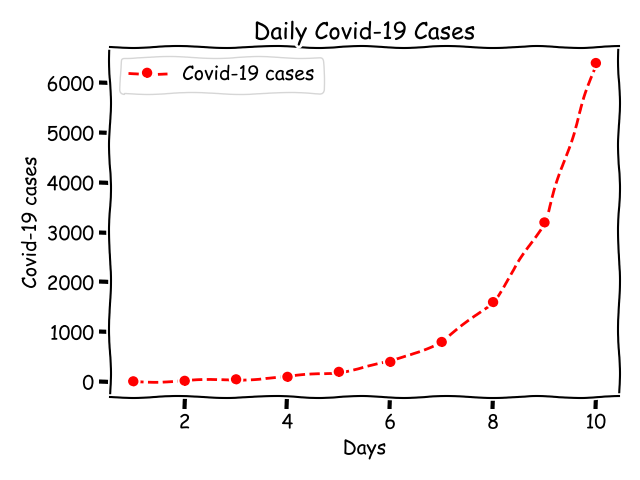

Reproduce this figure in Python.
from matplotlib import pyplot as plt
plt.xkcd()
days = [1, 2, 3, 4, 5, 6, 7, 8, 9, 10]
cases = [10, 20, 50, 100, 200, 400, 800, 1600, 3200, 6400]

plt.plot(days, cases, color='r', linestyle='--', marker='o', label='Covid-19 cases')
plt.xlabel('Days')
plt.ylabel('Covid-19 cases')
plt.title('Daily Covid-19 Cases')
plt.legend()
plt.tight_layout()
plt.grid()
plt.savefig('realProblem2.png')
plt.show()